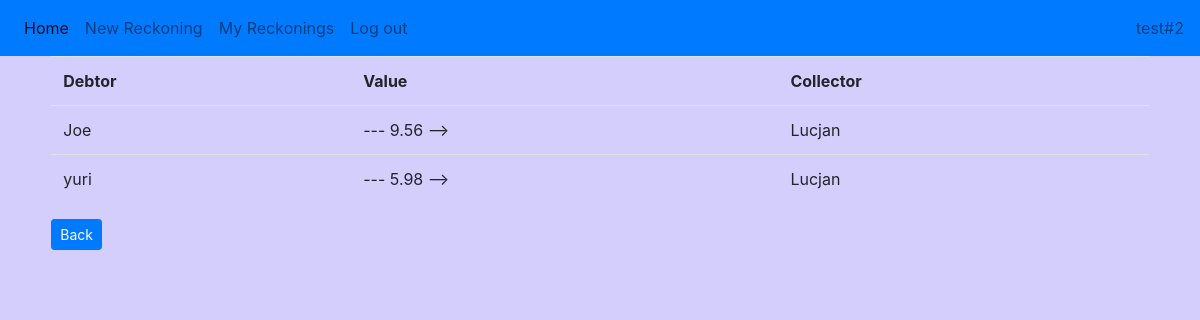
The app's page /23/transactions (signed in) with its own data.
### main/models.py (models this page shows)
class Person(models.Model):
    sheet = models.ForeignKey(Sheet, on_delete=models.CASCADE)
    name = models.CharField(max_length=20)
    balance = models.FloatField(default=0)
    def __str__(self):
        return self.name

### main/views.py (the view)
# urls.py: path('<int:sheetid>/transactions', views.transactions, name="transactions")
def transactions(response, sheetid):
    if not Sheet.objects.filter(user=response.user, id=sheetid).exists():
        s = Sheet.objects.get(id=sheetid)
        view = SharedSheet.objects.get(user=response.user, sheet=s)
        if view:
            view = view.sheet
    else:
        view = Sheet.objects.get(user=response.user, id=sheetid)
    debtors = [person for person in Person.objects.filter(sheet=view) if person.balance > 0]
    collectors = [person for person in Person.objects.filter(sheet=view) if person.balance < 0]
    debtors.sort(reverse=True, key=PersonCmp)
    collectors.sort(reverse=True, key=PersonCmp)
    print(debtors)
    print(collectors)
    actions = []
    while len(debtors) and len(collectors):
        if debtors[0].balance < collectors[0].balance * -1:
            actions.append(transaction(debtors[0].name,str(round(debtors[0].balance,2)),collectors[0].name))
            collectors[0].balance += debtors[0].balance
            debtors.pop(0)
        elif debtors[0].balance == collectors[0].balance * -1:
            actions.append(transaction(debtors[0].name,str(round(debtors[0].balance,2)),collectors[0].name))
            collectors.pop(0)
            debtors.pop(0)
        else:
            actions.append(transaction(debtors[0].name,str(round(collectors[0].balance * -1,2)),collectors[0].name))
            debtors[0].balance += collectors[0].balance
            collectors.pop(0)
    for i in actions:
        if float(i.value) == 0.0:
            actions.remove(i)
    print(actions)
    return render(response, 'main/transactions.html', {"actions": actions, "sheet": view})

### main/views.py (called while the page is built)
def PersonCmp(p1):
    return p1.balance

### main/templates/main/transactions.html
{% extends 'main/base.html' %}
{% block content %}
    <div>
        <table class="table table-hover">
            <tr>
                <th>Debtor</th>
                <th>Value</th>
                <th>Collector</th>
            </tr>
            {% for action in actions %}
                <tr>
                    <td>{{action.debtor}}</td>
                    <td>--- {{action.value}} --></td>
                    <td>{{action.collector}}</td>
                </tr>
            {% endfor %}
        </table>
    </div>
    <p>
        <form action="/reckon/{{sheet.id}}">
            <button type="submit" name="go_back" class="btn btn-primary btn-sm">Back</button>
        </form>
    </p>
{% endblock %}

### main/templates/main/base.html (shortened to what this page needs)
<!doctype html>
<html lang="en">
<head>
    <link rel="stylesheet" href="https://cdn.jsdelivr.net/npm/bootstrap@4.3.1/dist/css/bootstrap.min.css">
</head>
<body style="background-color: #d4cefd;">
    <nav class="navbar navbar-expand-lg navbar-light bg-primary">
        <div class="navbar-collapse offcanvas-collapse">
            <ul class="navbar-nav mr-auto">
                <li class="nav-item active">
                    <a class="nav-link" href="/">Home</a>
                </li>
                {% if user.is_authenticated %}
                    <li class="nav-item">
                        <a class="nav-link" href="/create">New Reckoning</a>
                    </li>
                    <li class="nav-item">
                        <a class="nav-link" href="/sheets">My Reckonings</a>
                    </li>
                    <li class="nav-item">
                        <a class="nav-link" href="/logout">Log out</a>
                    </li>
                {% endif %}
            </ul>
            {% if user.is_authenticated %}
                <span class="navbar-text">
                    {{ user.username }}#{{ user.id }}
                </span>
            {% endif %}
        </div>
    </nav>
    <div id="content" class="main">
        <div class="row justify-content-center">
            <div class="col-11">
                {% if user.is_authenticated %}
                    {% block content %}
                    {% endblock content %}
                {% else %}
                    <a href="/login">You are not logged in</a>
                    <p>Sample account is "test" "qwe123123"</p>
                    {% block log_in %}
                    {% endblock log_in %}
                {% endif %}
            </div>
        </div>
    </div>
</body>
</html>

### records on screen
Person: debtor "Joe"
Person: collector "Lucjan" "Lucjan"
Person: debtor "yuri"

### other values on screen
{{ user.username }} "test"
{{ user.id }} "2"
{{ action.value }} "9.56" "5.98"
